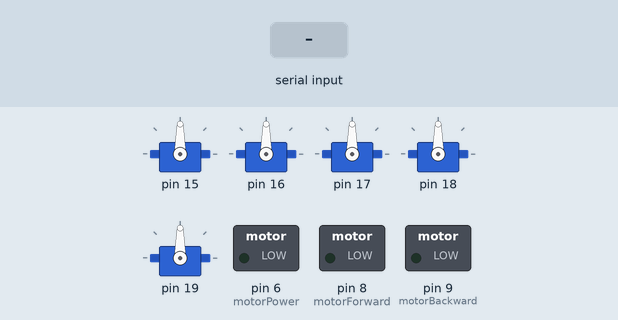
The sketch below on a simulated Arduino Uno, built with avr-gcc and run on an emulated ATmega328P. Parts: 5 × servo, switched loads named in the sketch (green lamp = pin HIGH). The test bench sets the inputs (shaded band).

Above: at 1.2 s.
1.3 s: "1" received over Serial
At 1.55 s:
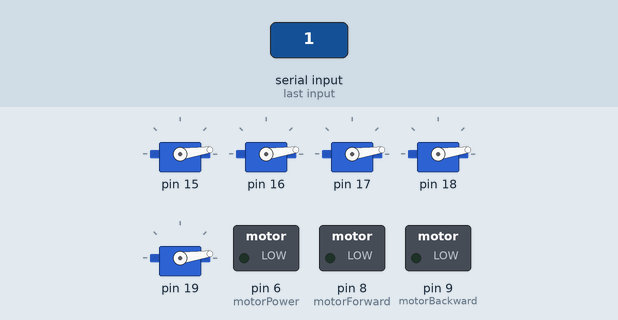
At 4.7 s:
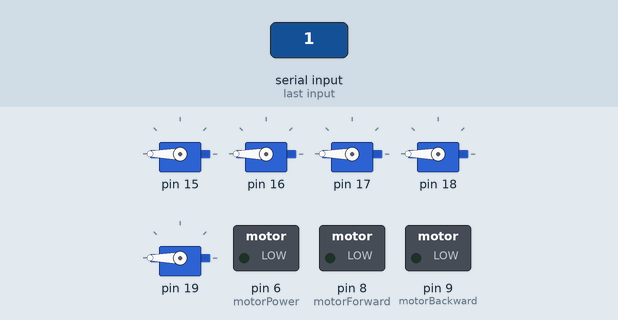
Timing chart, 0 to 6.2 s (numbered marks = the images above; inputs shaded):
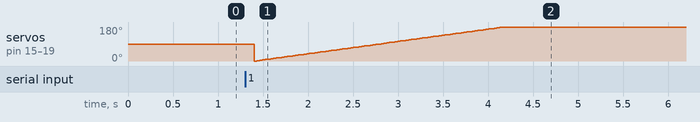

The sketch:

MagicCardSorter.ino
```cpp
#include <Servo.h>

Servo servo[8];
#define motorPower 6
#define motorForward 8
#define motorBackward 9

int incomingByte = 0;   // for incoming serial data


int pos = 0;

void setup() {
  Serial.begin(9600);

  for (int i = 0; i < 5; i ++) {
    servo[i].attach(i + 15);
  }
  pinMode(motorPower, OUTPUT);
  pinMode(motorForward, OUTPUT);
  pinMode(motorBackward, OUTPUT);

  //digitalWrite(motorForward, HIGH);
//  digitalWrite(motorBackward, LOW);
 // analogWrite(motorPower, 0); // can be from 0 - 255
}

void loop() {
  if (Serial.available()) {
    // read the incoming byte:
    incomingByte = Serial.read();

    if (incomingByte == 49) {
      for (pos = 0; pos <= 180; pos += 1) {
        moveAllServos(pos);
        delay(15);
      }
    }
  }
  delay(100);
  //moveDCMotor(255, "backward");
//  for (pos = 0; pos <= 180; pos += 1) {
//    moveAllServos(pos);
//    delay(15);
//  }
//  for (pos = 180; pos >= 0; pos -= 1) {
//    //moveAllServos(pos);
//    delay(15);
//  }
}

void moveDCMotor(int power, String orientation) {
  if ( orientation == "forward" ) {
    digitalWrite(motorBackward, LOW);
    digitalWrite(motorForward, HIGH);
  }
  if ( orientation == "backward" ) {
    digitalWrite(motorForward, LOW);
    digitalWrite(motorBackward, HIGH);
  }
}

void stopDCMotor() {
  digitalWrite(motorForward, LOW);
  digitalWrite(motorBackward, LOW);
}

void moveAllServos(int pos) {
  for (int i = 0; i < 5; i ++) {
    servo[i].write(pos);
  }
}
```
